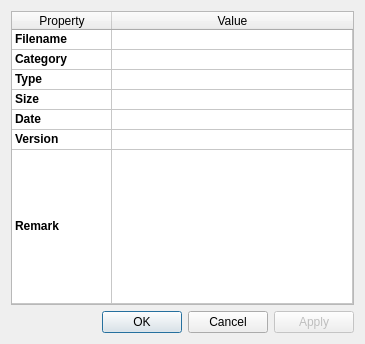
<?xml version="1.0" encoding="UTF-8"?>
<ui version="4.0">
 <class>PropertyDlg</class>
 <widget class="QDialog" name="PropertyDlg">
  <property name="geometry">
   <rect>
    <x>0</x>
    <y>0</y>
    <width>365</width>
    <height>344</height>
   </rect>
  </property>
  <property name="windowTitle">
   <string>Property</string>
  </property>
  <property name="modal">
   <bool>true</bool>
  </property>
  <layout class="QGridLayout" name="gridLayout">
   <item row="0" column="0">
    <widget class="QTableWidget" name="propertyTb">
     <property name="focusPolicy">
      <enum>Qt::NoFocus</enum>
     </property>
     <property name="editTriggers">
      <set>QAbstractItemView::NoEditTriggers</set>
     </property>
     <property name="selectionMode">
      <enum>QAbstractItemView::SingleSelection</enum>
     </property>
     <property name="selectionBehavior">
      <enum>QAbstractItemView::SelectRows</enum>
     </property>
     <attribute name="horizontalHeaderHighlightSections">
      <bool>false</bool>
     </attribute>
     <attribute name="horizontalHeaderShowSortIndicator" stdset="0">
      <bool>false</bool>
     </attribute>
     <attribute name="horizontalHeaderStretchLastSection">
      <bool>true</bool>
     </attribute>
     <attribute name="verticalHeaderVisible">
      <bool>false</bool>
     </attribute>
     <attribute name="verticalHeaderDefaultSectionSize">
      <number>20</number>
     </attribute>
     <attribute name="verticalHeaderStretchLastSection">
      <bool>true</bool>
     </attribute>
     <row>
      <property name="text">
       <string>Filename</string>
      </property>
     </row>
     <row>
      <property name="text">
       <string>Category</string>
      </property>
     </row>
     <row>
      <property name="text">
       <string>Type</string>
      </property>
     </row>
     <row>
      <property name="text">
       <string>Size</string>
      </property>
     </row>
     <row>
      <property name="text">
       <string>Date</string>
      </property>
     </row>
     <row>
      <property name="text">
       <string>Version</string>
      </property>
     </row>
     <row>
      <property name="text">
       <string>Remark</string>
      </property>
     </row>
     <column>
      <property name="text">
       <string>Property</string>
      </property>
     </column>
     <column>
      <property name="text">
       <string>Value</string>
      </property>
     </column>
     <item row="0" column="0">
      <property name="text">
       <string>Filename</string>
      </property>
      <property name="font">
       <font>
        <weight>75</weight>
        <bold>true</bold>
       </font>
      </property>
      <property name="flags">
       <set>ItemIsSelectable|ItemIsEnabled</set>
      </property>
     </item>
     <item row="0" column="1">
      <property name="text">
       <string/>
      </property>
      <property name="textAlignment">
       <set>AlignLeft|AlignVCenter</set>
      </property>
      <property name="flags">
       <set>ItemIsSelectable|ItemIsEnabled</set>
      </property>
     </item>
     <item row="1" column="0">
      <property name="text">
       <string>Category</string>
      </property>
      <property name="font">
       <font>
        <weight>75</weight>
        <bold>true</bold>
       </font>
      </property>
      <property name="flags">
       <set>ItemIsSelectable|ItemIsEnabled</set>
      </property>
     </item>
     <item row="1" column="1">
      <property name="text">
       <string/>
      </property>
      <property name="textAlignment">
       <set>AlignLeft|AlignVCenter</set>
      </property>
      <property name="flags">
       <set>ItemIsSelectable|ItemIsEnabled</set>
      </property>
     </item>
     <item row="2" column="0">
      <property name="text">
       <string>Type</string>
      </property>
      <property name="font">
       <font>
        <weight>75</weight>
        <bold>true</bold>
       </font>
      </property>
      <property name="flags">
       <set>ItemIsSelectable|ItemIsEnabled</set>
      </property>
     </item>
     <item row="2" column="1">
      <property name="text">
       <string/>
      </property>
      <property name="textAlignment">
       <set>AlignLeft|AlignVCenter</set>
      </property>
      <property name="flags">
       <set>ItemIsSelectable|ItemIsEnabled</set>
      </property>
     </item>
     <item row="3" column="0">
      <property name="text">
       <string>Size</string>
      </property>
      <property name="font">
       <font>
        <weight>75</weight>
        <bold>true</bold>
       </font>
      </property>
      <property name="flags">
       <set>ItemIsSelectable|ItemIsEnabled</set>
      </property>
     </item>
     <item row="3" column="1">
      <property name="text">
       <string/>
      </property>
      <property name="textAlignment">
       <set>AlignLeft|AlignVCenter</set>
      </property>
      <property name="flags">
       <set>ItemIsSelectable|ItemIsEnabled</set>
      </property>
     </item>
     <item row="4" column="0">
      <property name="text">
       <string>Date</string>
      </property>
      <property name="font">
       <font>
        <weight>75</weight>
        <bold>true</bold>
       </font>
      </property>
      <property name="flags">
       <set>ItemIsSelectable|ItemIsEnabled</set>
      </property>
     </item>
     <item row="4" column="1">
      <property name="text">
       <string/>
      </property>
      <property name="textAlignment">
       <set>AlignLeft|AlignVCenter</set>
      </property>
      <property name="flags">
       <set>ItemIsSelectable|ItemIsEnabled</set>
      </property>
     </item>
     <item row="5" column="0">
      <property name="text">
       <string>Version</string>
      </property>
      <property name="font">
       <font>
        <weight>75</weight>
        <bold>true</bold>
       </font>
      </property>
      <property name="flags">
       <set>ItemIsSelectable|ItemIsEnabled</set>
      </property>
     </item>
     <item row="5" column="1">
      <property name="text">
       <string/>
      </property>
      <property name="textAlignment">
       <set>AlignLeft|AlignVCenter</set>
      </property>
      <property name="flags">
       <set>ItemIsSelectable|ItemIsEditable|ItemIsEnabled</set>
      </property>
     </item>
     <item row="6" column="0">
      <property name="text">
       <string>Remark</string>
      </property>
      <property name="font">
       <font>
        <weight>75</weight>
        <bold>true</bold>
       </font>
      </property>
      <property name="flags">
       <set>ItemIsSelectable|ItemIsEnabled</set>
      </property>
     </item>
     <item row="6" column="1">
      <property name="text">
       <string/>
      </property>
      <property name="textAlignment">
       <set>AlignLeft|AlignTop</set>
      </property>
      <property name="flags">
       <set>ItemIsSelectable|ItemIsEnabled</set>
      </property>
     </item>
    </widget>
   </item>
   <item row="1" column="0">
    <layout class="QHBoxLayout" name="horizontalLayout">
     <item>
      <widget class="QDialogButtonBox" name="buttonBox">
       <property name="orientation">
        <enum>Qt::Horizontal</enum>
       </property>
       <property name="standardButtons">
        <set>QDialogButtonBox::Cancel|QDialogButtonBox::Ok</set>
       </property>
      </widget>
     </item>
     <item>
      <widget class="QPushButton" name="applyBtn">
       <property name="enabled">
        <bool>false</bool>
       </property>
       <property name="text">
        <string>Apply</string>
       </property>
      </widget>
     </item>
    </layout>
   </item>
  </layout>
 </widget>
 <resources/>
 <connections>
  <connection>
   <sender>buttonBox</sender>
   <signal>accepted()</signal>
   <receiver>PropertyDlg</receiver>
   <slot>accept()</slot>
   <hints>
    <hint type="sourcelabel">
     <x>248</x>
     <y>254</y>
    </hint>
    <hint type="destinationlabel">
     <x>157</x>
     <y>274</y>
    </hint>
   </hints>
  </connection>
  <connection>
   <sender>buttonBox</sender>
   <signal>rejected()</signal>
   <receiver>PropertyDlg</receiver>
   <slot>reject()</slot>
   <hints>
    <hint type="sourcelabel">
     <x>316</x>
     <y>260</y>
    </hint>
    <hint type="destinationlabel">
     <x>286</x>
     <y>274</y>
    </hint>
   </hints>
  </connection>
 </connections>
</ui>
